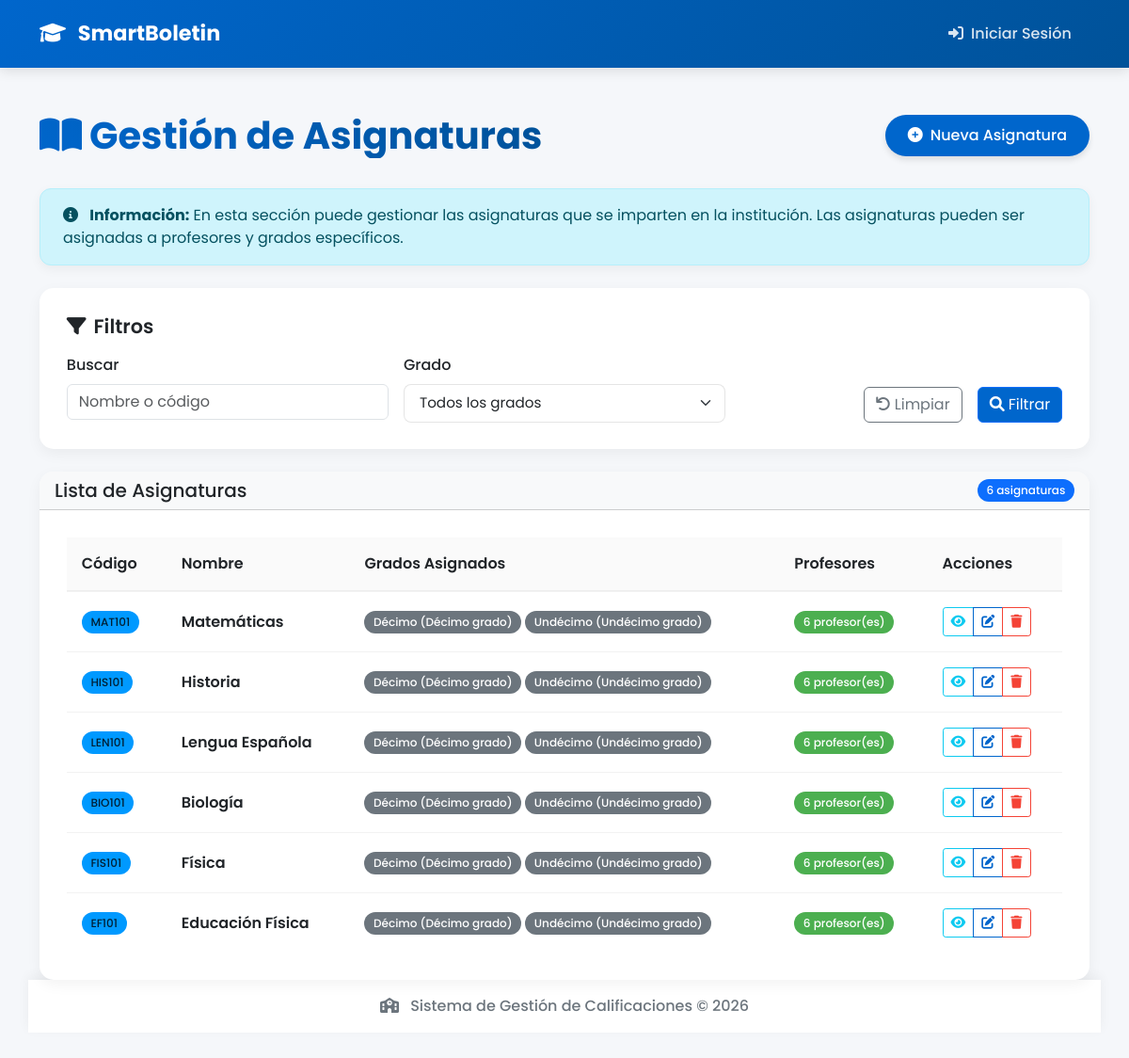
/admin/subjects, run on the app's committed database.
### app/models/academic.py (models this page shows, shortened)
class Subject(db.Model):
    __tablename__ = 'subjects'
    id = db.Column(db.Integer, primary_key=True)
    name = db.Column(db.String(100), nullable=False)
    code = db.Column(db.String(20), nullable=False, unique=True)
    description = db.Column(db.Text, nullable=True)
    created_at = db.Column(db.DateTime, default=datetime.utcnow)
    teacher_assignments = db.relationship('TeacherAssignment', backref='subject', lazy='dynamic', cascade='all, delete-orphan')
    grade_types = db.relationship('GradeType', backref='subject', lazy='dynamic', cascade='all, delete-orphan')
    student_grades = db.relationship('StudentGrade', backref='subject', lazy='dynamic', cascade='all, delete-orphan')
    final_grades = db.relationship('FinalGrade', backref='subject', lazy='dynamic', cascade='all, delete-orphan')
    grades = db.relationship('Grade', secondary=subject_grade, backref=db.backref('subjects', lazy='dynamic'))

class TeacherAssignment(db.Model):
    __tablename__ = 'teacher_assignments'
    id = db.Column(db.Integer, primary_key=True)
    teacher_id = db.Column(db.Integer, db.ForeignKey('teachers.id'), nullable=False)
    subject_id = db.Column(db.Integer, db.ForeignKey('subjects.id'), nullable=False)
    section_id = db.Column(db.Integer, db.ForeignKey('sections.id'), nullable=False)
    academic_year_id = db.Column(db.Integer, db.ForeignKey('academic_years.id'), nullable=False)
    created_at = db.Column(db.DateTime, default=datetime.utcnow)

class Grade(db.Model):
    __tablename__ = 'grades'
    id = db.Column(db.Integer, primary_key=True)
    name = db.Column(db.String(64), nullable=False)
    level = db.Column(db.String(64), nullable=False)  # Primaria, Secundaria, etc.
    description = db.Column(db.Text, nullable=True)
    created_at = db.Column(db.DateTime, default=datetime.utcnow)
    sections = db.relationship('Section', backref='grade', lazy='dynamic', cascade='all, delete-orphan')

### app/routes/admin.py (the view)
@admin.route('/subjects')
def subjects():
    subjects = Subject.query.all()
    grades = Grade.query.all()
    for subject in subjects:
        subject.teacher_assignments.all()
    return render_template('admin/subjects.html', title='Asignaturas', subjects=subjects, grades=grades)

### app/routes/admin.py (called while the page is built)
@admin.before_request
def check_admin():
    if current_app.config.get('DEMO_MODE'):
        return  # En DEMO, permitir acceso a todos

### app/templates/admin/subjects.html (shortened to what this page needs)
{% extends "base.html" %}
{% block content %}
<div class="content-header">
    <div class="container-fluid">
        <div class="row mb-4 align-items-center">
            <div class="col-sm-6">
                <h1 class="m-0 text-gradient">
                    <i class="fas fa-book-open me-2"></i>Gestión de Asignaturas
                </h1>
            </div>
            <div class="col-sm-6">
                <div class="float-sm-end">
                    <button type="button" class="btn btn-primary btn-dashboard" data-bs-toggle="modal" data-bs-target="#newSubjectModal">
                        <i class="fas fa-plus-circle me-2"></i>Nueva Asignatura
                    </button>
                </div>
            </div>
        </div>
    </div>
</div>
<div class="content">
    <div class="container-fluid">
        <div class="permanent-alert permanent-alert-info mb-4">
            <i class="fas fa-info-circle me-2"></i>
            <strong>Información:</strong> En esta sección puede gestionar las asignaturas que se imparten en la institución.
            Las asignaturas pueden ser asignadas a profesores y grados específicos.
        </div>
        <div class="card dashboard-card mb-4">
            <div class="card-body">
                <h5 class="card-title mb-3">
                    <i class="fas fa-filter me-2"></i>Filtros
                </h5>
                <form method="GET" action="{{ url_for('admin.subjects') }}" class="row g-3">
                    <div class="col-md-4">
                        <label for="search" class="form-label">Buscar</label>
                        <input type="text" class="form-control" id="search" name="search" placeholder="Nombre o código" value="{{ request.args.get('search', '') }}">
                    </div>
                    <div class="col-md-4">
                        <label for="grade_id" class="form-label">Grado</label>
                        <select name="grade_id" id="grade_id" class="form-select">
                            <option value="">Todos los grados</option>
                        </select>
                    </div>
                    <div class="col-md-4 d-flex align-items-end">
                        <div class="d-grid gap-2 d-md-flex w-100 justify-content-md-end">
                            <a href="{{ url_for('admin.subjects') }}" class="btn btn-outline-secondary me-md-2">
                                <i class="fas fa-undo me-1"></i>Limpiar
                            </a>
                            <button type="submit" class="btn btn-primary">
                                <i class="fas fa-search me-1"></i>Filtrar
                            </button>
                        </div>
                    </div>
                </form>
            </div>
        </div>
        <div class="card dashboard-card">
            <div class="card-header bg-light d-flex justify-content-between align-items-center">
                <h5 class="mb-0">Lista de Asignaturas</h5>
                <span class="badge bg-primary">{{ subjects|length }} asignaturas</span>
            </div>
            <div class="card-body">
                {% if subjects|length > 0 %}
                    <div class="table-responsive">
                        <table class="table table-hover align-middle">
                            <thead>
                                <tr>
                                    <th>Código</th>
                                    <th>Nombre</th>
                                    <th>Grados Asignados</th>
                                    <th>Profesores</th>
                                    <th>Acciones</th>
                                </tr>
                            </thead>
                            <tbody>
                                {% for subject in subjects %}
                                    <tr class="animate-fade-in delay-{{ loop.index }}">
                                        <td>
                                            <span class="badge bg-info text-dark">{{ subject.code }}</span>
                                        </td>
                                        <td>
                                            <div class="fw-semibold">{{ subject.name }}</div>
                                        </td>
                                        <td>
                                            <div class="d-flex flex-wrap gap-1">
                                                {% set assigned_grades = [] %}
                                                {% for assignment in subject.teacher_assignments %}
                                                    {% if assignment.section.grade.id not in assigned_grades %}
                                                        {% set _ = assigned_grades.append(assignment.section.grade.id) %}
                                                        <span class="badge bg-secondary">{{ assignment.section.grade.name }} ({{ assignment.section.grade.level }})</span>
                                                    {% endif %}
                                                {% else %}
                                                    <span class="text-muted">Sin grados asignados</span>
                                                {% endfor %}
                                            </div>
                                        </td>
                                        <td>
                                            {% set teacher_count = subject.teacher_assignments.count() %}
                                            {% if teacher_count > 0 %}
                                                <span class="badge bg-success">{{ teacher_count }} profesor(es)</span>
                                            {% else %}
                                                <span class="badge bg-warning text-dark">Sin profesores</span>
                                            {% endif %}
                                        </td>
                                        <td>
                                            <div class="btn-group" role="group">
                                                <button type="button" class="btn btn-sm btn-outline-info view-subject-btn"
                                                        data-bs-toggle="modal"
                                                        data-bs-target="#viewSubjectModal{{ subject.id }}"
                                                        title="Ver Detalles">
                                                    <i class="fas fa-eye"></i>
                                                </button>
                                                <button type="button" class="btn btn-sm btn-outline-primary edit-subject-btn"
                                                        data-bs-toggle="modal"
                                                        data-bs-target="#editSubjectModal{{ subject.id }}"
                                                        title="Editar">
                                                    <i class="fas fa-edit"></i>
                                                </button>
                                                <button type="button" class="btn btn-sm btn-outline-danger"
                                                        data-bs-toggle="modal"
                                                        data-bs-target="#deleteSubjectModal{{ subject.id }}"
                                                        title="Eliminar">
                                                    <i class="fas fa-trash"></i>
                                                </button>
                                            </div>
                                        </td>
                                    </tr>
                                {% endfor %}
                            </tbody>
                        </table>
                    </div>
                {% else %}
                    <div class="permanent-alert permanent-alert-info">
                        <i class="fas fa-info-circle me-2"></i>
                        No hay asignaturas registradas con los filtros seleccionados.
                    </div>
                {% endif %}
            </div>
        </div>
</div>
{% endblock %}

### app/static/css/style.css (style rules this page uses)
:root { --primary-color: #0066cc; --primary-light: #4a9ff5; --secondary-color: #005299; --accent-color: #00b4d8; --light-color: #f8f9fa; --dark-color: #212529; --success-color: #4CAF50; --warning-color: #ff9800; --danger-color: #f44336; --info-color: #0099ff; }
body { font-family: 'Poppins', sans-serif; background-color: #f5f7fa; min-height: 100vh; display: flex; flex-direction: column; }
.dashboard-card { background: white; border-radius: 15px; box-shadow: 0 5px 15px rgba(0, 0, 0, 0.05); transition: all 0.3s ease; height: 100%; overflow: hidden; position: relative; border: none; }
.dashboard-card .card-body { padding: 1.8rem; z-index: 1; position: relative; }
.dashboard-card .card-title { font-weight: 600; font-size: 1.3rem; margin-bottom: 1rem; color: var(--dark-color); }
.btn-dashboard { padding: 0.6rem 1.5rem; border-radius: 50px; font-weight: 500; transition: all 0.3s ease; border: none; box-shadow: 0 4px 6px rgba(0, 0, 0, 0.1); }
.btn-primary { background: var(--primary-color); color: white; }
.animate-fade-in { animation: fadeIn 0.5s ease forwards; opacity: 0; }
.delay-1 { animation-delay: 0.1s; }
.delay-2 { animation-delay: 0.2s; }
.delay-3 { animation-delay: 0.3s; }
.delay-4 { animation-delay: 0.4s; }
.delay-5 { animation-delay: 0.5s; }
.delay-6 { animation-delay: 0.6s; }
.content-header { padding: 1.5rem 0 0.5rem; }
.text-gradient { background: linear-gradient(45deg, var(--primary-color), var(--secondary-color)); -webkit-background-clip: text; background-clip: text; color: transparent; font-weight: 700; display: inline-block; }
.table { margin-bottom: 0; }
.table thead th { background-color: rgba(0, 0, 0, 0.02); font-weight: 600; border-top: none; border-bottom: 2px solid rgba(0, 0, 0, 0.05); color: var(--dark-color); padding: 1rem; }
.table tbody td { padding: 1rem; vertical-align: middle; border-bottom: 1px solid rgba(0, 0, 0, 0.05); }
.table tbody tr:last-child td { border-bottom: none; }
.table tbody tr { transition: all 0.2s ease; }
.badge { padding: 0.5em 0.8em; font-weight: 500; border-radius: 30px; }
.bg-success { background-color: var(--success-color) !important; }
.bg-secondary { background-color: #6c757d !important; }
.permanent-alert { position: relative; padding: 1rem 1.5rem; margin-bottom: 1rem; border: 1px solid transparent; border-radius: 12px; box-shadow: 0 4px 12px rgba(0, 0, 0, 0.05); }
.permanent-alert-info { color: #055160; background-color: #cff4fc; border-color: #b6effb; }
.btn-sm { padding: 0.25rem 0.5rem; font-size: 0.875rem; border-radius: 0.2rem; }
.btn-outline-primary { color: var(--primary-color); border-color: var(--primary-color); }
.btn-outline-danger { color: var(--danger-color); border-color: var(--danger-color); }
.form-select { border-radius: 8px; border: 1px solid rgba(0, 0, 0, 0.1); padding: 0.5rem 1rem; font-size: 0.95rem; transition: all 0.3s ease; }
.form-label { font-weight: 500; margin-bottom: 0.5rem; color: var(--dark-color); }
.badge { font-weight: 500; padding: 0.5em 0.8em; border-radius: 30px; }
.bg-info { background-color: var(--info-color) !important; }
.text-dark { color: rgba(0, 0, 0, 0.8) !important; }
.btn-outline-secondary { color: #6c757d; border-color: #6c757d; }
.fw-semibold { font-weight: 600 !important; }

### data on the page
Subject: code "MAT101", name "Matemáticas", teacher_count "6"
TeacherAssignment: section.grade.name "Décimo", section.grade.level "Décimo grado"
TeacherAssignment: section.grade.name "Undécimo", section.grade.level "Undécimo grado"
Subject: code "HIS101", name "Historia", teacher_count "6"
TeacherAssignment: section.grade.name "Décimo", section.grade.level "Décimo grado"
TeacherAssignment: section.grade.name "Undécimo", section.grade.level "Undécimo grado"
Subject: code "LEN101", name "Lengua Española", teacher_count "6"
TeacherAssignment: section.grade.name "Décimo", section.grade.level "Décimo grado"
TeacherAssignment: section.grade.name "Undécimo", section.grade.level "Undécimo grado"
Subject: code "BIO101", name "Biología", teacher_count "6"
TeacherAssignment: section.grade.name "Décimo", section.grade.level "Décimo grado"
TeacherAssignment: section.grade.name "Undécimo", section.grade.level "Undécimo grado"
Subject: code "FIS101", name "Física", teacher_count "6"
TeacherAssignment: section.grade.name "Décimo", section.grade.level "Décimo grado"
TeacherAssignment: section.grade.name "Undécimo", section.grade.level "Undécimo grado"
Subject: code "EF101", name "Educación Física", id "6"
TeacherAssignment: section.grade.name "Décimo", section.grade.level "Décimo grado"
TeacherAssignment: section.grade.name "Undécimo", section.grade.level "Undécimo grado"

### other printed values
{{ subjects|length }} "6"
